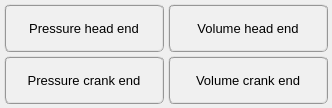
                     <widget class="QWidget" name="tab_angle">
                      <attribute name="title">
                       <string>Angle</string>
                      </attribute>
                      <layout class="QGridLayout" name="gridLayout_21">
                       <property name="leftMargin">
                        <number>4</number>
                       </property>
                       <property name="topMargin">
                        <number>4</number>
                       </property>
                       <property name="rightMargin">
                        <number>4</number>
                       </property>
                       <property name="bottomMargin">
                        <number>4</number>
                       </property>
                       <property name="spacing">
                        <number>4</number>
                       </property>
                       <item row="0" column="0">
                        <widget class="QPushButton" name="pushButton_plot_pressure_head_end_angle">
                         <property name="enabled">
                          <bool>true</bool>
                         </property>
                         <property name="minimumSize">
                          <size>
                           <width>160</width>
                           <height>48</height>
                          </size>
                         </property>
                         <property name="maximumSize">
                          <size>
                           <width>160</width>
                           <height>48</height>
                          </size>
                         </property>
                         <property name="font">
                          <font>
                           <pointsize>10</pointsize>
                          </font>
                         </property>
                         <property name="styleSheet">
                          <string notr="true">QPushButton{border-radius: 6px; border-color: rgb(150, 150, 150); border-style: ridge; border-width: 2px; color: rgb(0, 0, 0); background-color: rgb(240, 240, 240)}
QPushButton:hover{border-radius: 6px; border-color: rgb(0, 170, 255); border-style: ridge; border-width: 2px; color: rgb(0, 0, 0); background-color: rgba(174, 213, 255, 100)}
QPushButton:pressed{border-radius: 6px; border-color: rgb(0, 170, 255); border-style: ridge; border-width: 2px; color: rgb(0, 0, 0); background-color: rgb(174, 213, 255)}
QPushButton:disabled{border-radius: 6px; border-color: rgb(150, 150, 150); border-style: ridge; border-width: 0px; color: rgb(150,150, 150); background-color: rgb(220, 220, 220)}</string>
                         </property>
                         <property name="text">
                          <string>Pressure head end</string>
                         </property>
                        </widget>
                       </item>
                       <item row="0" column="1">
                        <widget class="QPushButton" name="pushButton_plot_volume_head_end_angle">
                         <property name="enabled">
                          <bool>true</bool>
                         </property>
                         <property name="minimumSize">
                          <size>
                           <width>160</width>
                           <height>48</height>
                          </size>
                         </property>
                         <property name="maximumSize">
                          <size>
                           <width>160</width>
                           <height>48</height>
                          </size>
                         </property>
                         <property name="font">
                          <font>
                           <pointsize>10</pointsize>
                          </font>
                         </property>
                         <property name="styleSheet">
                          <string notr="true">QPushButton{border-radius: 6px; border-color: rgb(150, 150, 150); border-style: ridge; border-width: 2px; color: rgb(0, 0, 0); background-color: rgb(240, 240, 240)}
QPushButton:hover{border-radius: 6px; border-color: rgb(0, 170, 255); border-style: ridge; border-width: 2px; color: rgb(0, 0, 0); background-color: rgba(174, 213, 255, 100)}
QPushButton:pressed{border-radius: 6px; border-color: rgb(0, 170, 255); border-style: ridge; border-width: 2px; color: rgb(0, 0, 0); background-color: rgb(174, 213, 255)}
QPushButton:disabled{border-radius: 6px; border-color: rgb(150, 150, 150); border-style: ridge; border-width: 0px; color: rgb(150,150, 150); background-color: rgb(220, 220, 220)}</string>
                         </property>
                         <property name="text">
                          <string>Volume head end</string>
                         </property>
                        </widget>
                       </item>
                       <item row="1" column="0">
                        <widget class="QPushButton" name="pushButton_plot_pressure_crank_end_angle">
                         <property name="minimumSize">
                          <size>
                           <width>160</width>
                           <height>48</height>
                          </size>
                         </property>
                         <property name="maximumSize">
                          <size>
                           <width>160</width>
                           <height>48</height>
                          </size>
                         </property>
                         <property name="font">
                          <font>
                           <pointsize>10</pointsize>
                          </font>
                         </property>
                         <property name="styleSheet">
                          <string notr="true">QPushButton{border-radius: 6px; border-color: rgb(150, 150, 150); border-style: ridge; border-width: 2px; color: rgb(0, 0, 0); background-color: rgb(240, 240, 240)}
QPushButton:hover{border-radius: 6px; border-color: rgb(0, 170, 255); border-style: ridge; border-width: 2px; color: rgb(0, 0, 0); background-color: rgba(174, 213, 255, 100)}
QPushButton:pressed{border-radius: 6px; border-color: rgb(0, 170, 255); border-style: ridge; border-width: 2px; color: rgb(0, 0, 0); background-color: rgb(174, 213, 255)}
QPushButton:disabled{border-radius: 6px; border-color: rgb(150, 150, 150); border-style: ridge; border-width: 0px; color: rgb(150,150, 150); background-color: rgb(220, 220, 220)}</string>
                         </property>
                         <property name="text">
                          <string>Pressure crank end</string>
                         </property>
                        </widget>
                       </item>
                       <item row="1" column="1">
                        <widget class="QPushButton" name="pushButton_plot_volume_crank_end_angle">
                         <property name="minimumSize">
                          <size>
                           <width>160</width>
                           <height>48</height>
                          </size>
                         </property>
                         <property name="maximumSize">
                          <size>
                           <width>160</width>
                           <height>48</height>
                          </size>
                         </property>
                         <property name="font">
                          <font>
                           <pointsize>10</pointsize>
                          </font>
                         </property>
                         <property name="styleSheet">
                          <string notr="true">QPushButton{border-radius: 6px; border-color: rgb(150, 150, 150); border-style: ridge; border-width: 2px; color: rgb(0, 0, 0); background-color: rgb(240, 240, 240)}
QPushButton:hover{border-radius: 6px; border-color: rgb(0, 170, 255); border-style: ridge; border-width: 2px; color: rgb(0, 0, 0); background-color: rgba(174, 213, 255, 100)}
QPushButton:pressed{border-radius: 6px; border-color: rgb(0, 170, 255); border-style: ridge; border-width: 2px; color: rgb(0, 0, 0); background-color: rgb(174, 213, 255)}
QPushButton:disabled{border-radius: 6px; border-color: rgb(150, 150, 150); border-style: ridge; border-width: 0px; color: rgb(150,150, 150); background-color: rgb(220, 220, 220)}</string>
                         </property>
                         <property name="text">
                          <string>Volume crank end</string>
                         </property>
                        </widget>
                       </item>
                      </layout>
                     </widget>
